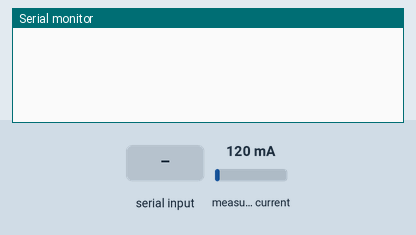
The sketch below on a simulated Arduino Uno, built with avr-gcc and run on an emulated ATmega328P. Parts: the last lines printed to the serial monitor. Inputs (shaded band) come from the test bench; at power-on: measured current 120 mA.

Above: at 1.2 s.
1.3 s: "ldr=\n" received over Serial
At 2.3 s:
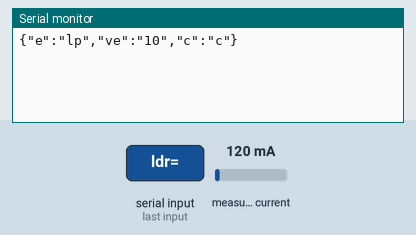
3.0 s: "teste=\n" received over Serial
At 4.1 s:
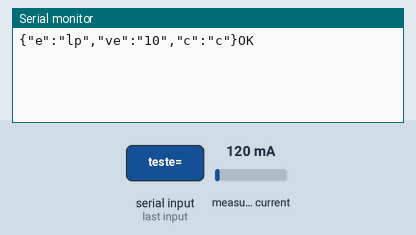

The sketch:

EnviarSerialRF433.ino
```cpp
#include "EmonLib.h" //INCLUSÃO DE BIBLIOTECA
#include <ArduinoJson.h>

#include <RCSwitch.h>
RCSwitch mySwitch = RCSwitch();
//int oldpos=100;
String leituraSerial;


#define CURRENT_CAL 10.00 //VALOR DE CALIBRAÇÃO (DEVE SER AJUSTADO EM PARALELO COM UM MULTÍMETRO MEDINDO A CORRENTE DA CARGA)
const int leitorCorrente01 = A2; //PINO ANALÓGICO EM QUE O SENSOR ESTÁ CONECTADO
float ruido = 0.08; //RUÍDO PRODUZIDO NA SAÍDA DO SENSOR (DEVE SER AJUSTADO COM A CARGA DESLIGADA APÓS CARREGAMENTO DO CÓDIGO NO ARDUINO)
float wats = 0.00;
float tensao = 120.00;
EnergyMonitor emon1; //CRIA UMA INSTÂNCIA

int pos = 0;

void setup() {
  Serial.begin(9600);
  mySwitch.enableTransmit(10);


  emon1.current(leitorCorrente01, CURRENT_CAL); //PASSA PARA A FUNÇÃO OS PARÂMETROS (PINO ANALÓGIO / VALOR DE CALIBRAÇÃO)
}


String leStringSerial() { //FUNÇÃO QUE FAZ A LEITURA DO SERIAL E RETORNA O VALOR

  String valorSerial = "";
  char leituraSerial;

  // Enquanto receber algo pela serial
  while (Serial.available() > 0) {
    // Lê byte da serial
    leituraSerial = Serial.read();
    // Ignora caractere de quebra de linha
    if (leituraSerial != '\n') {
      // Concatena valores
      valorSerial.concat(leituraSerial);
    }
    // Aguarda buffer serial ler próximo caractere
    delay(10);
  }

  return valorSerial;
}


void LeitorCorrente01() {

  emon1.calcVI(20,100); //FUNÇÃO DE CÁLCULO (20 SEMICICLOS / TEMPO LIMITE PARA FAZER A MEDIÇÃO)
  double currentDraw = emon1.Irms; //VARIÁVEL RECEBE O VALOR DE CORRENTE RMS OBTIDO
  currentDraw = currentDraw-ruido; //VARIÁVEL RECEBE O VALOR RESULTANTE DA CORRENTE RMS MENOS O RUÍDO
  if(currentDraw < 0){ //SE O VALOR DA VARIÁVEL FOR MENOR QUE 0, FAZ
      currentDraw = 0; //VARIÁVEL RECEBE 0
  }

  wats = currentDraw * tensao;
  StaticJsonDocument<200> doc;
  doc["e"] = "lp";
  doc["ve"] = "10";
  doc["c"] = "c";

  //serializeJsonPretty(doc, Serial);

  serializeJson(doc, Serial);
}


void loop() {


  if (Serial.available() > 0) {

    leituraSerial = leStringSerial();

    if (leituraSerial == "ldr=") { //VERIFICA SE O QUE FOI RECEBIDO VIA SERIAL É IGUAL A STRING ESCRITA
       LeitorCorrente01();
    }


    else if (leituraSerial == "teste=") { //VERIFICA SE O QUE FOI RECEBIDO VIA SERIAL É IGUAL A STRING ESCRITA

      Serial.println("OK");
    }

    else if (leituraSerial == "a") {
      mySwitch.send(1, 23);
    }

    else if (leituraSerial == "b") {
      mySwitch.send(2, 23);
    }

    else if (leituraSerial == "c") {
      mySwitch.send(3, 23);
    }

    else if (leituraSerial == "d") {
      mySwitch.send(4, 23);
    }

    else if (leituraSerial == "x") {
      mySwitch.send(5, 23);
    }


    else {

      Serial.println("Não Encontrado!!!");
    }
  }
}
```

Measured:
- after the input at 1.3 s, the serial monitor: prints a new line after 0.25 s (image 1)
- after the input at 3.0 s, the serial monitor: prints a new line after 0.07 s (image 2)
